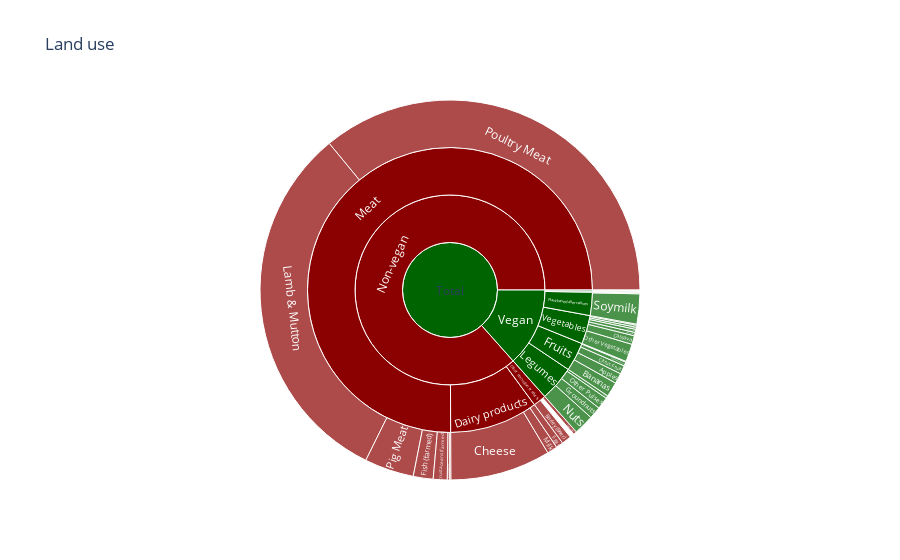
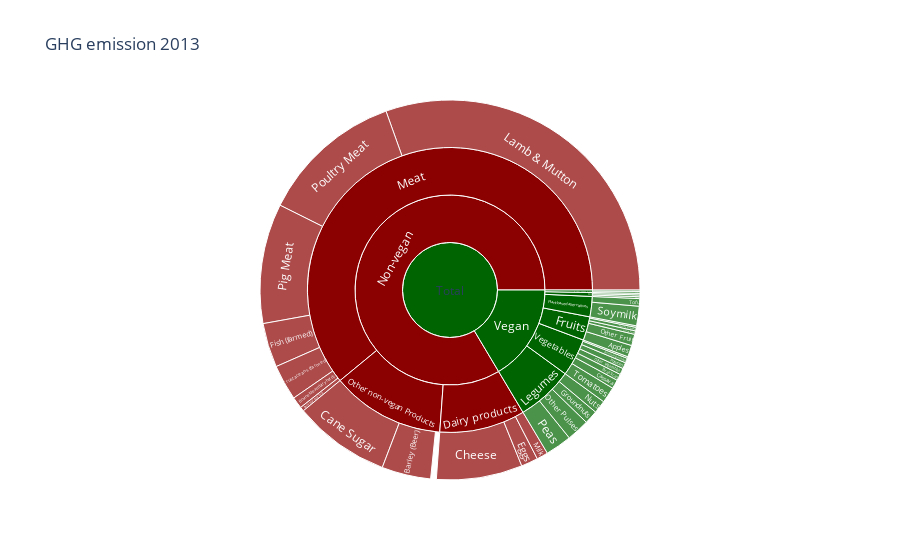
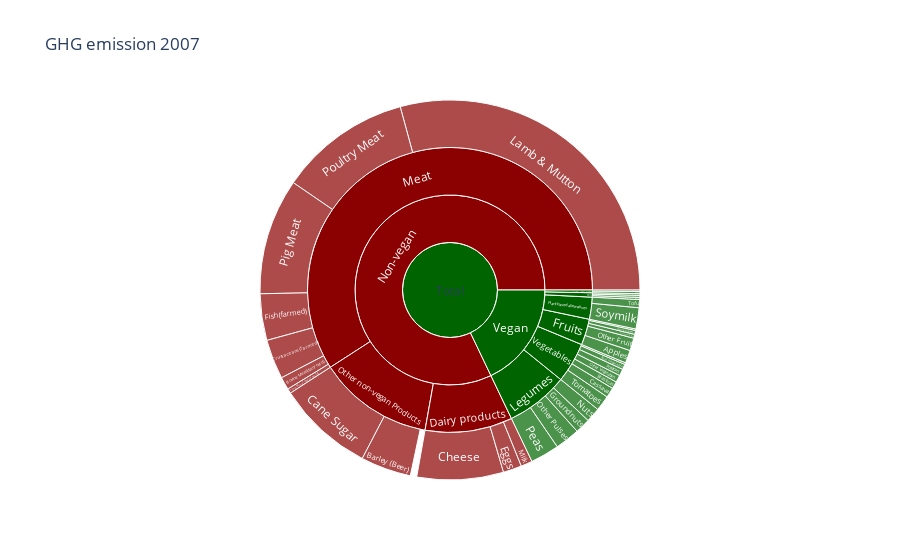
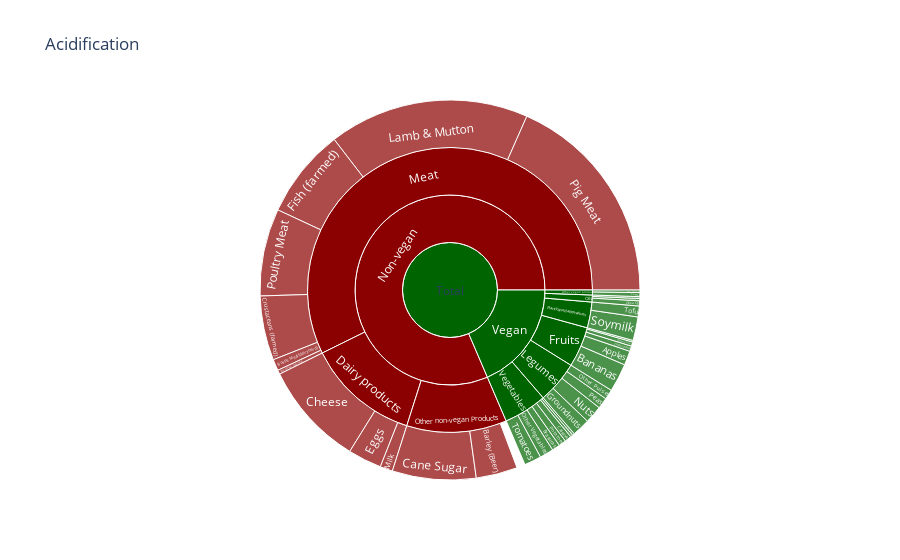

The cell these charts' notebook holds for them, in order:
### Markdown cell above
##### Visualisation 2: sunburst charts that show the division of the ecological footprint between vegan and non-vegan products
* Overall meat is the biggest contributor to a large ecological footprint
* Lamb & mutton are the overall biggest contributer
* the non-vegan products have an ecological foot print that is about ten times larger then the vegan products

### Code cell
#sunbursts

def create_sunburst_figure(title, values):
    colors = ['darkgreen', 'darkred'] * 2  
    fig = go.Figure(go.Sunburst(
        labels=labels,
        parents=parents,
        values=values,
        marker=dict(colors=colors),
    ))
    
    fig.update_layout(title=title)
    fig.show()
categories = ['Land use', 'GHG emission 2013', 'GHG emission 2007', 'Acidification', 'Eutrophication', 'Fresh Water Withdrawal', 'Stress Water Use']

labels = ["Total", "Non-vegan","Vegan","Meat", "Dairy products","Other non-vegan Products","Vegetables", "Fruits", "Legumes", "Plant-based alternatives", "Oils", "Other vegan products"] + list(df_meat_products["Product"]) + list(df_dairy_products["Product"]) + list(df_other_non_vegan_products["Product"]) + list(df_vegetables_products["Product"]) + list(df_fruits_products["Product"]) + list(df_legumes_products["Product"]) + list(df_plant_based_alternatives_products["Product"]) + list(df_oils_products["Product"]) + list(df_others_products["Product"])
parents = ["", "Total","Total"] + ["Non-vegan"] * 3 + ["Vegan"] * 6 + ["Meat"] * len(df_meat_products) + ["Dairy products"] * len(df_dairy_products) + ["Other non-vegan Products"] * len(df_other_non_vegan_products)+ ["Vegetables"] * len(df_vegetables_products) + ["Fruits"] * len(df_fruits_products) + ["Legumes"] * len(df_legumes_products) + ["Plant-based alternatives"] * len(df_plant_based_alternatives_products) + ["Oils"] * len(df_oils_products) + ["Other vegan products"] * len(df_others_products)

# Land use
values = [0] * 12 + list(df_non_vegan_products_land_use["Mean"]) + list(df_vegan_products_land_use["Mean"])

create_sunburst_figure("Land use", values)

# GHG emission 2013
values = [0] * 12 + list(df_non_vegan_products_ghg_2013["Mean.1"]) + list(df_vegan_products_ghg_2013["Mean.1"])
create_sunburst_figure("GHG emission 2013", values)

# GHG emission 2007
values = [0] * 12 + list(df_non_vegan_products_ghg_2007["Mean.2"]) + list(df_vegan_products_ghg_2007["Mean.2"])
create_sunburst_figure("GHG emission 2007", values)

# Acidification
values = [0] * 12 + list(df_non_vegan_products_acid["Mean.3"]) + list(df_vegan_products_acid["Mean.3"])
create_sunburst_figure("Acidification", values)

# Eutrophication
values = [0] * 12 + list(df_non_vegan_products_eutro["Mean.4"]) + list(df_vegan_products_eutro["Mean.4"])
create_sunburst_figure("Eutrophication", values)

# Fresh Water Withdrawal
values = [0] * 12 + list(df_non_vegan_products_fresh_water_withdraw["Mean.5"]) + list(df_vegan_products_fresh_water_withdraw["Mean.5"])
create_sunburst_figure("Fresh Water Withdrawal", values)

# Stress Water Use
values = [0] * 12 + list(df_non_vegan_products_stress_water_use["Mean.6"]) + list(df_vegan_products_stress_water_use["Mean.6"])
create_sunburst_figure("Stress Water Use", values)

### Figure 1 — Plotly figure (JSON) as saved in the notebook; plotly's stock layout.template omitted (floating-point values rounded to 4 significant figures)
{"data": [{"labels": ["Total", "Non-vegan", "Vegan", "Meat", "Dairy products", "Other non-vegan Products", "Vegetables", "Fruits", "Legumes", "Plant-based alternatives", "Oils", "Other vegan products", "Bovine Meat (beef herd)", "Bovine Meat (dairy herd)", "Lamb & Mutton", "Pig Meat", "Poultry Meat", "Fish (farmed)", "Crustaceans (farmed)", "Milk", "Cheese", "Eggs", "Barley (Beer)", "Cane Sugar", "Crustaceans (farmed)", "Potatoes", "Cassava", "Tomatoes", "Onions & Leeks", "Root Vegetables", "Brassicas", "Other Vegetables", "Citrus Fruit", "Bananas", "Apples", "Berries & Grapes", "Other Fruit", "Other Pulses", "Peas", "Nuts", "Groundnuts", "Soymilk", "Tofu", "Soybean Oil", "Sunflower Oil", "Olive Oil", "Coffee", "Dark Chocolate"], "marker": {"colors": ["darkgreen", "darkred", "darkgreen", "darkred"]}, "parents": ["", "Total", "Total", "Non-vegan", "Non-vegan", "Non-vegan", "Vegan", "Vegan", "Vegan", "Vegan", "Vegan", "Vegan", "Meat", "Meat", "Meat", "Meat", "Meat", "Meat", "Meat", "Dairy products", "Dairy products", "Dairy products", "Other non-vegan Products", "Other non-vegan Products", "Other non-vegan Products", "Vegetables", "Vegetables", "Vegetables", "Vegetables", "Vegetables", "Vegetables", "Vegetables", "Fruits", "Fruits", "Fruits", "Fruits", "Fruits", "Legumes", "Legumes", "Legumes", "Legumes", "Plant-based alternatives", "Plant-based alternatives", "Oils", "Oils", "Oils", "Other vegan products", "Other vegan products"], "type": "sunburst", "values": [0, 0, 0, 0, 0, 0, 0, 0, 0, 0, 0, 0, 1.11, 2.04, 326.2, 43.24, 369.8, 17.36, 12.22, 8.95, 87.79, 6.27, 8.41, 2.97, 3.85, 2.94, 7.6, 2.8, 0.88, 1.81, 1.83, 15.57, 7.46, 12.96, 9.11, 0.66, 3.52, 10.52, 2.42, 17.66, 10.63, 26.31, 0.8, 0.39, 0.33, 0.55, 0.38, 0.86, 1.93, 0.63, 2.41, 1.78, 0.89, 21.62, 68.96]}], "layout": {"title": {"text": "Land use"}}}

### Figure 2 — Plotly figure (JSON) as saved in the notebook; plotly's stock layout.template omitted (floating-point values rounded to 4 significant figures)
{"data": [{"labels": ["Total", "Non-vegan", "Vegan", "Meat", "Dairy products", "Other non-vegan Products", "Vegetables", "Fruits", "Legumes", "Plant-based alternatives", "Oils", "Other vegan products", "Bovine Meat (beef herd)", "Bovine Meat (dairy herd)", "Lamb & Mutton", "Pig Meat", "Poultry Meat", "Fish (farmed)", "Crustaceans (farmed)", "Milk", "Cheese", "Eggs", "Barley (Beer)", "Cane Sugar", "Crustaceans (farmed)", "Potatoes", "Cassava", "Tomatoes", "Onions & Leeks", "Root Vegetables", "Brassicas", "Other Vegetables", "Citrus Fruit", "Bananas", "Apples", "Berries & Grapes", "Other Fruit", "Other Pulses", "Peas", "Nuts", "Groundnuts", "Soymilk", "Tofu", "Soybean Oil", "Sunflower Oil", "Olive Oil", "Coffee", "Dark Chocolate"], "marker": {"colors": ["darkgreen", "darkred", "darkgreen", "darkred"]}, "parents": ["", "Total", "Total", "Non-vegan", "Non-vegan", "Non-vegan", "Vegan", "Vegan", "Vegan", "Vegan", "Vegan", "Vegan", "Meat", "Meat", "Meat", "Meat", "Meat", "Meat", "Meat", "Dairy products", "Dairy products", "Dairy products", "Other non-vegan Products", "Other non-vegan Products", "Other non-vegan Products", "Vegetables", "Vegetables", "Vegetables", "Vegetables", "Vegetables", "Vegetables", "Vegetables", "Fruits", "Fruits", "Fruits", "Fruits", "Fruits", "Legumes", "Legumes", "Legumes", "Legumes", "Plant-based alternatives", "Plant-based alternatives", "Oils", "Oils", "Oils", "Other vegan products", "Other vegan products"], "type": "sunburst", "values": [0, 0, 0, 0, 0, 0, 0, 0, 0, 0, 0, 0, 1.18, 3.2, 99.48, 33.3, 39.72, 12.31, 9.87, 3.15, 23.88, 4.67, 13.63, 26.87, 1.57, 1.7, 2.48, 4.45, 0.46, 1.32, 1.81, 1.79, 0.98, 0.43, 3.23, 0.98, 3.16, 6.32, 7.32, 3.6, 3.77, 5.42, 2.09, 0.5, 0.43, 0.51, 0.53, 0.39, 0.86, 0.43, 1.53, 1.79, 1.05, 28.53, 46.65]}], "layout": {"title": {"text": "GHG emission 2013"}}}

### Figure 3 — Plotly figure (JSON) as saved in the notebook; plotly's stock layout.template omitted (floating-point values rounded to 4 significant figures)
{"data": [{"labels": ["Total", "Non-vegan", "Vegan", "Meat", "Dairy products", "Other non-vegan Products", "Vegetables", "Fruits", "Legumes", "Plant-based alternatives", "Oils", "Other vegan products", "Bovine Meat (beef herd)", "Bovine Meat (dairy herd)", "Lamb & Mutton", "Pig Meat", "Poultry Meat", "Fish (farmed)", "Crustaceans (farmed)", "Milk", "Cheese", "Eggs", "Barley (Beer)", "Cane Sugar", "Crustaceans (farmed)", "Potatoes", "Cassava", "Tomatoes", "Onions & Leeks", "Root Vegetables", "Brassicas", "Other Vegetables", "Citrus Fruit", "Bananas", "Apples", "Berries & Grapes", "Other Fruit", "Other Pulses", "Peas", "Nuts", "Groundnuts", "Soymilk", "Tofu", "Soybean Oil", "Sunflower Oil", "Olive Oil", "Coffee", "Dark Chocolate"], "marker": {"colors": ["darkgreen", "darkred", "darkgreen", "darkred"]}, "parents": ["", "Total", "Total", "Non-vegan", "Non-vegan", "Non-vegan", "Vegan", "Vegan", "Vegan", "Vegan", "Vegan", "Vegan", "Meat", "Meat", "Meat", "Meat", "Meat", "Meat", "Meat", "Dairy products", "Dairy products", "Dairy products", "Other non-vegan Products", "Other non-vegan Products", "Other non-vegan Products", "Vegetables", "Vegetables", "Vegetables", "Vegetables", "Vegetables", "Vegetables", "Vegetables", "Fruits", "Fruits", "Fruits", "Fruits", "Fruits", "Legumes", "Legumes", "Legumes", "Legumes", "Plant-based alternatives", "Plant-based alternatives", "Oils", "Oils", "Oils", "Other vegan products", "Other vegan products"], "type": "sunburst", "values": [0, 0, 0, 0, 0, 0, 0, 0, 0, 0, 0, 0, 1.18, 3.16, 85.19, 28.79, 32.71, 11.54, 9.82, 2.84, 21.44, 4.6, 12.51, 23.99, 1.58, 1.68, 2.47, 3.81, 0.45, 1.3, 1.8, 1.79, 0.97, 0.37, 3.18, 0.97, 3.14, 6.15, 7.16, 3.59, 3.76, 5.25, 2.01, 0.5, 0.43, 0.51, 0.53, 0.37, 0.86, 0.42, 1.52, 1.76, 1.06, 27.65, 46.28]}], "layout": {"title": {"text": "GHG emission 2007"}}}

### Figure 4 — Plotly figure (JSON) as saved in the notebook; plotly's stock layout.template omitted (floating-point values rounded to 4 significant figures)
{"data": [{"labels": ["Total", "Non-vegan", "Vegan", "Meat", "Dairy products", "Other non-vegan Products", "Vegetables", "Fruits", "Legumes", "Plant-based alternatives", "Oils", "Other vegan products", "Bovine Meat (beef herd)", "Bovine Meat (dairy herd)", "Lamb & Mutton", "Pig Meat", "Poultry Meat", "Fish (farmed)", "Crustaceans (farmed)", "Milk", "Cheese", "Eggs", "Barley (Beer)", "Cane Sugar", "Crustaceans (farmed)", "Potatoes", "Cassava", "Tomatoes", "Onions & Leeks", "Root Vegetables", "Brassicas", "Other Vegetables", "Citrus Fruit", "Bananas", "Apples", "Berries & Grapes", "Other Fruit", "Other Pulses", "Peas", "Nuts", "Groundnuts", "Soymilk", "Tofu", "Soybean Oil", "Sunflower Oil", "Olive Oil", "Coffee", "Dark Chocolate"], "marker": {"colors": ["darkgreen", "darkred", "darkgreen", "darkred"]}, "parents": ["", "Total", "Total", "Non-vegan", "Non-vegan", "Non-vegan", "Vegan", "Vegan", "Vegan", "Vegan", "Vegan", "Vegan", "Meat", "Meat", "Meat", "Meat", "Meat", "Meat", "Meat", "Dairy products", "Dairy products", "Dairy products", "Other non-vegan Products", "Other non-vegan Products", "Other non-vegan Products", "Vegetables", "Vegetables", "Vegetables", "Vegetables", "Vegetables", "Vegetables", "Vegetables", "Fruits", "Fruits", "Fruits", "Fruits", "Fruits", "Legumes", "Legumes", "Legumes", "Legumes", "Plant-based alternatives", "Plant-based alternatives", "Oils", "Oils", "Oils", "Other vegan products", "Other vegan products"], "type": "sunburst", "values": [0, 0, 0, 0, 0, 0, 0, 0, 0, 0, 0, 0, 6.59, 18.02, 318.8, 343.6, 139.0, 142.7, 102.4, 20.01, 165.5, 53.67, 65.91, 133.1, 13.35, 11.68, 10.68, 27.19, 3.87, 3.42, 12.62, 22.07, 8.49, 45.15, 22.62, 2.6, 6.7, 15.67, 17.52, 27.96, 28.51, 37.58, 17.21, 3.63, 2.9, 8.21, 6.41, 4.04, 6.35, 3.52, 12.29, 12.76, 5.78, 83.14, 46.3]}], "layout": {"title": {"text": "Acidification"}}}
